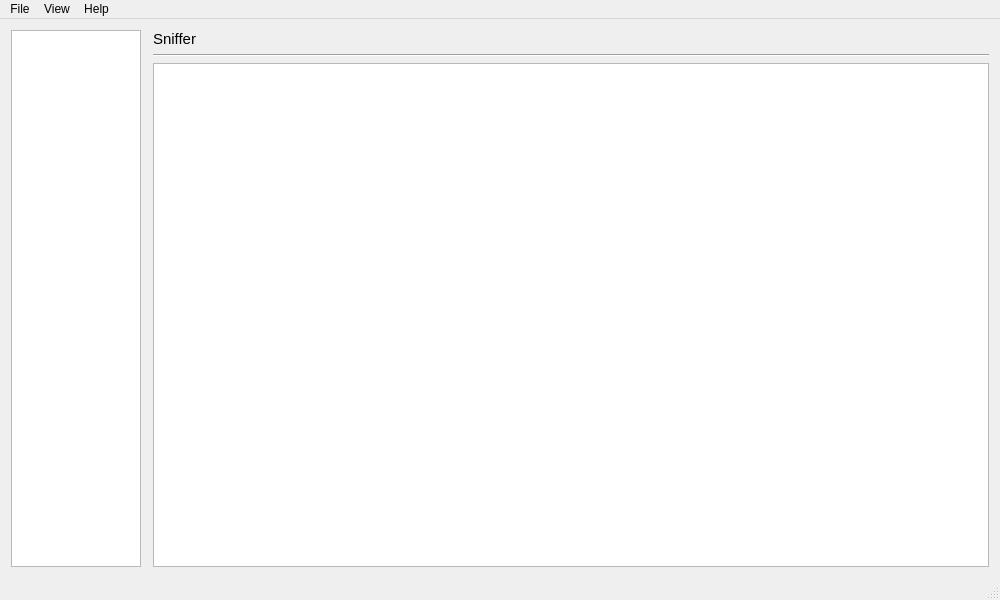
<?xml version="1.0" encoding="UTF-8"?>
<ui version="4.0">
 <class>WindowMain</class>
 <widget class="QMainWindow" name="WindowMain">
  <property name="geometry">
   <rect>
    <x>0</x>
    <y>0</y>
    <width>1000</width>
    <height>600</height>
   </rect>
  </property>
  <property name="windowTitle">
   <string>WindowMain</string>
  </property>
  <widget class="QWidget" name="centralWidget">
   <layout class="QHBoxLayout" name="horizontalLayout_4">
    <property name="spacing">
     <number>12</number>
    </property>
    <item>
     <widget class="QListView" name="mainMenu">
      <property name="sizePolicy">
       <sizepolicy hsizetype="Fixed" vsizetype="Expanding">
        <horstretch>0</horstretch>
        <verstretch>0</verstretch>
       </sizepolicy>
      </property>
      <property name="maximumSize">
       <size>
        <width>130</width>
        <height>16777215</height>
       </size>
      </property>
      <property name="editTriggers">
       <set>QAbstractItemView::NoEditTriggers</set>
      </property>
      <property name="iconSize">
       <size>
        <width>24</width>
        <height>24</height>
       </size>
      </property>
     </widget>
    </item>
    <item>
     <widget class="QStackedWidget" name="stackedContent">
      <property name="styleSheet">
       <string notr="true"/>
      </property>
      <property name="frameShape">
       <enum>QFrame::NoFrame</enum>
      </property>
      <property name="lineWidth">
       <number>1</number>
      </property>
      <property name="currentIndex">
       <number>2</number>
      </property>
      <widget class="QWidget" name="pageConnection">
       <layout class="QVBoxLayout" name="verticalLayout">
        <property name="leftMargin">
         <number>0</number>
        </property>
        <property name="topMargin">
         <number>0</number>
        </property>
        <property name="rightMargin">
         <number>0</number>
        </property>
        <property name="bottomMargin">
         <number>0</number>
        </property>
        <item>
         <widget class="QLabel" name="label_2">
          <property name="sizePolicy">
           <sizepolicy hsizetype="Expanding" vsizetype="Preferred">
            <horstretch>0</horstretch>
            <verstretch>0</verstretch>
           </sizepolicy>
          </property>
          <property name="font">
           <font>
            <pointsize>11</pointsize>
            <weight>50</weight>
            <bold>false</bold>
           </font>
          </property>
          <property name="text">
           <string>Connection</string>
          </property>
         </widget>
        </item>
        <item>
         <widget class="Line" name="line_2">
          <property name="orientation">
           <enum>Qt::Horizontal</enum>
          </property>
         </widget>
        </item>
        <item>
         <layout class="QHBoxLayout" name="horizontalLayout_5">
          <item>
           <widget class="QComboBox" name="comboBox">
            <property name="sizePolicy">
             <sizepolicy hsizetype="Fixed" vsizetype="Fixed">
              <horstretch>0</horstretch>
              <verstretch>0</verstretch>
             </sizepolicy>
            </property>
            <property name="minimumSize">
             <size>
              <width>100</width>
              <height>0</height>
             </size>
            </property>
            <item>
             <property name="text">
              <string>Port</string>
             </property>
            </item>
           </widget>
          </item>
          <item>
           <widget class="QComboBox" name="comboBox_2">
            <property name="sizePolicy">
             <sizepolicy hsizetype="Fixed" vsizetype="Fixed">
              <horstretch>0</horstretch>
              <verstretch>0</verstretch>
             </sizepolicy>
            </property>
            <item>
             <property name="text">
              <string>Baud</string>
             </property>
            </item>
           </widget>
          </item>
          <item>
           <widget class="QPushButton" name="pushButton">
            <property name="sizePolicy">
             <sizepolicy hsizetype="Fixed" vsizetype="Fixed">
              <horstretch>0</horstretch>
              <verstretch>0</verstretch>
             </sizepolicy>
            </property>
            <property name="text">
             <string>Connect</string>
            </property>
           </widget>
          </item>
          <item>
           <spacer name="horizontalSpacer_2">
            <property name="orientation">
             <enum>Qt::Horizontal</enum>
            </property>
            <property name="sizeHint" stdset="0">
             <size>
              <width>40</width>
              <height>20</height>
             </size>
            </property>
           </spacer>
          </item>
         </layout>
        </item>
        <item>
         <spacer name="verticalSpacer">
          <property name="orientation">
           <enum>Qt::Vertical</enum>
          </property>
          <property name="sizeHint" stdset="0">
           <size>
            <width>20</width>
            <height>40</height>
           </size>
          </property>
         </spacer>
        </item>
       </layout>
      </widget>
      <widget class="QWidget" name="pageActions">
       <layout class="QVBoxLayout" name="verticalLayout_2">
        <property name="leftMargin">
         <number>0</number>
        </property>
        <property name="topMargin">
         <number>0</number>
        </property>
        <property name="rightMargin">
         <number>0</number>
        </property>
        <property name="bottomMargin">
         <number>0</number>
        </property>
        <item>
         <widget class="QLabel" name="label">
          <property name="sizePolicy">
           <sizepolicy hsizetype="Expanding" vsizetype="Preferred">
            <horstretch>0</horstretch>
            <verstretch>0</verstretch>
           </sizepolicy>
          </property>
          <property name="font">
           <font>
            <pointsize>11</pointsize>
            <weight>50</weight>
            <bold>false</bold>
           </font>
          </property>
          <property name="text">
           <string>Actions</string>
          </property>
         </widget>
        </item>
        <item>
         <widget class="Line" name="line">
          <property name="orientation">
           <enum>Qt::Horizontal</enum>
          </property>
         </widget>
        </item>
        <item>
         <widget class="QTableView" name="tableActions">
          <property name="editTriggers">
           <set>QAbstractItemView::NoEditTriggers</set>
          </property>
          <property name="selectionBehavior">
           <enum>QAbstractItemView::SelectRows</enum>
          </property>
          <property name="showGrid">
           <bool>false</bool>
          </property>
          <attribute name="horizontalHeaderVisible">
           <bool>false</bool>
          </attribute>
          <attribute name="horizontalHeaderCascadingSectionResizes">
           <bool>false</bool>
          </attribute>
          <attribute name="horizontalHeaderHighlightSections">
           <bool>false</bool>
          </attribute>
          <attribute name="horizontalHeaderMinimumSectionSize">
           <number>30</number>
          </attribute>
          <attribute name="horizontalHeaderStretchLastSection">
           <bool>true</bool>
          </attribute>
          <attribute name="verticalHeaderVisible">
           <bool>false</bool>
          </attribute>
          <attribute name="verticalHeaderDefaultSectionSize">
           <number>22</number>
          </attribute>
         </widget>
        </item>
        <item>
         <layout class="QHBoxLayout" name="horizontalLayout_3">
          <item>
           <widget class="QPushButton" name="pushButton_3">
            <property name="text">
             <string>Add</string>
            </property>
           </widget>
          </item>
          <item>
           <widget class="QPushButton" name="pushButton_6">
            <property name="text">
             <string>Edit</string>
            </property>
           </widget>
          </item>
          <item>
           <widget class="QPushButton" name="pushButton_2">
            <property name="sizePolicy">
             <sizepolicy hsizetype="Fixed" vsizetype="Fixed">
              <horstretch>0</horstretch>
              <verstretch>0</verstretch>
             </sizepolicy>
            </property>
            <property name="text">
             <string>Remove</string>
            </property>
           </widget>
          </item>
          <item>
           <spacer name="horizontalSpacer">
            <property name="orientation">
             <enum>Qt::Horizontal</enum>
            </property>
            <property name="sizeHint" stdset="0">
             <size>
              <width>40</width>
              <height>20</height>
             </size>
            </property>
           </spacer>
          </item>
          <item>
           <widget class="QPushButton" name="pushButton_5">
            <property name="text">
             <string>Export</string>
            </property>
           </widget>
          </item>
          <item>
           <widget class="QPushButton" name="pushButton_4">
            <property name="text">
             <string>Import</string>
            </property>
           </widget>
          </item>
         </layout>
        </item>
       </layout>
      </widget>
      <widget class="QWidget" name="pageSniffer">
       <layout class="QVBoxLayout" name="verticalLayout_3">
        <property name="leftMargin">
         <number>0</number>
        </property>
        <property name="topMargin">
         <number>0</number>
        </property>
        <property name="rightMargin">
         <number>0</number>
        </property>
        <property name="bottomMargin">
         <number>0</number>
        </property>
        <item>
         <widget class="QLabel" name="label_3">
          <property name="sizePolicy">
           <sizepolicy hsizetype="Expanding" vsizetype="Preferred">
            <horstretch>0</horstretch>
            <verstretch>0</verstretch>
           </sizepolicy>
          </property>
          <property name="font">
           <font>
            <pointsize>11</pointsize>
            <weight>50</weight>
            <bold>false</bold>
           </font>
          </property>
          <property name="text">
           <string>Sniffer</string>
          </property>
         </widget>
        </item>
        <item>
         <widget class="Line" name="line_3">
          <property name="orientation">
           <enum>Qt::Horizontal</enum>
          </property>
         </widget>
        </item>
        <item>
         <widget class="QTableView" name="tableSniffer">
          <property name="editTriggers">
           <set>QAbstractItemView::NoEditTriggers</set>
          </property>
          <property name="selectionBehavior">
           <enum>QAbstractItemView::SelectRows</enum>
          </property>
          <property name="showGrid">
           <bool>false</bool>
          </property>
          <attribute name="horizontalHeaderHighlightSections">
           <bool>false</bool>
          </attribute>
          <attribute name="horizontalHeaderMinimumSectionSize">
           <number>30</number>
          </attribute>
          <attribute name="horizontalHeaderShowSortIndicator" stdset="0">
           <bool>false</bool>
          </attribute>
          <attribute name="horizontalHeaderStretchLastSection">
           <bool>true</bool>
          </attribute>
          <attribute name="verticalHeaderDefaultSectionSize">
           <number>22</number>
          </attribute>
         </widget>
        </item>
       </layout>
      </widget>
      <widget class="QWidget" name="pageSettings">
       <layout class="QVBoxLayout" name="verticalLayout_4">
        <property name="leftMargin">
         <number>0</number>
        </property>
        <property name="topMargin">
         <number>0</number>
        </property>
        <property name="rightMargin">
         <number>0</number>
        </property>
        <property name="bottomMargin">
         <number>0</number>
        </property>
        <item>
         <widget class="QLabel" name="label_4">
          <property name="sizePolicy">
           <sizepolicy hsizetype="Expanding" vsizetype="Preferred">
            <horstretch>0</horstretch>
            <verstretch>0</verstretch>
           </sizepolicy>
          </property>
          <property name="font">
           <font>
            <pointsize>11</pointsize>
            <weight>50</weight>
            <bold>false</bold>
           </font>
          </property>
          <property name="text">
           <string>Settings</string>
          </property>
         </widget>
        </item>
        <item>
         <widget class="Line" name="line_4">
          <property name="orientation">
           <enum>Qt::Horizontal</enum>
          </property>
         </widget>
        </item>
        <item>
         <spacer name="verticalSpacer_3">
          <property name="orientation">
           <enum>Qt::Vertical</enum>
          </property>
          <property name="sizeHint" stdset="0">
           <size>
            <width>20</width>
            <height>505</height>
           </size>
          </property>
         </spacer>
        </item>
       </layout>
      </widget>
     </widget>
    </item>
   </layout>
  </widget>
  <widget class="QMenuBar" name="menuBar">
   <property name="geometry">
    <rect>
     <x>0</x>
     <y>0</y>
     <width>1000</width>
     <height>21</height>
    </rect>
   </property>
   <widget class="QMenu" name="menuFile">
    <property name="title">
     <string>File</string>
    </property>
    <addaction name="actionExit"/>
   </widget>
   <widget class="QMenu" name="menuView">
    <property name="title">
     <string>View</string>
    </property>
    <addaction name="actionUser"/>
    <addaction name="actionDeveloper"/>
   </widget>
   <widget class="QMenu" name="menuHelp">
    <property name="title">
     <string>Help</string>
    </property>
    <addaction name="actionInfo"/>
   </widget>
   <addaction name="menuFile"/>
   <addaction name="menuView"/>
   <addaction name="menuHelp"/>
  </widget>
  <widget class="QStatusBar" name="statusBar"/>
  <action name="actionExit">
   <property name="text">
    <string>Exit</string>
   </property>
  </action>
  <action name="actionInfo">
   <property name="text">
    <string>Info</string>
   </property>
  </action>
  <action name="actionUser">
   <property name="checkable">
    <bool>true</bool>
   </property>
   <property name="text">
    <string>User</string>
   </property>
  </action>
  <action name="actionDeveloper">
   <property name="checkable">
    <bool>true</bool>
   </property>
   <property name="checked">
    <bool>true</bool>
   </property>
   <property name="text">
    <string>Developer</string>
   </property>
  </action>
 </widget>
 <layoutdefault spacing="6" margin="11"/>
 <resources/>
 <connections/>
</ui>
